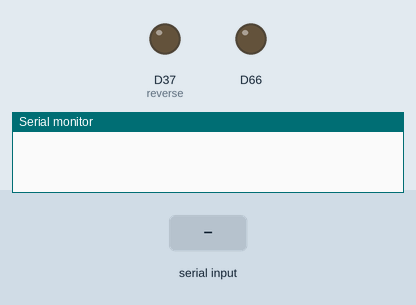
A sketch run on a simulated Arduino Due. Parts: output pins drawn as LEDs (lit = HIGH), the last lines printed to the serial monitor. The inputs (shaded band) are chosen by the test bench.

Above: at 1.2 s.
1.3 s: "90,45\n" received over Serial
At 1.8 s:
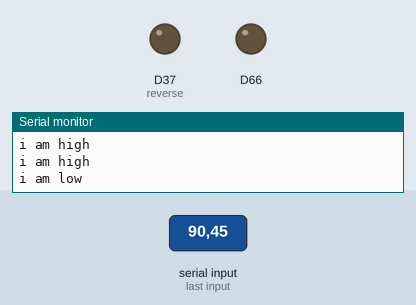
2.8 s: "30,150\n" received over Serial
At 4.0 s:
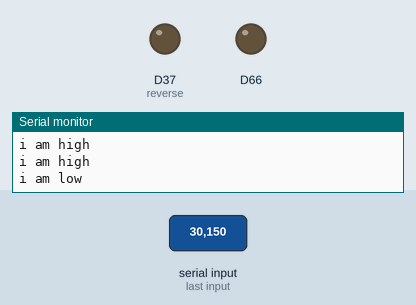
4.3 s: "200\n" received over Serial
At 5.3 s:
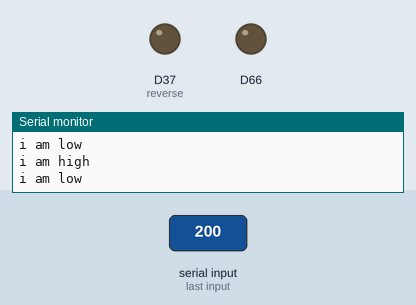
Timing chart, 0 to 7.3 s (numbered marks = the images above; inputs shaded):
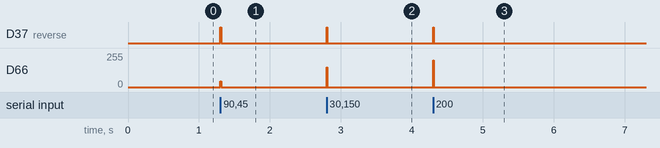

Measured:
- after the input at 1.3 s, D37 (reverse): LOW → HIGH at once, → LOW 0.01 s later; D66: 0/255 → 45/255 at once, → 0/255 0.01 s later
- after the input at 2.8 s, D37 (reverse): LOW → HIGH at once, → LOW 0.01 s later; D66: 0/255 → 150/255 at once, → 0/255 0.01 s later
- after the input at 4.3 s, D37 (reverse): LOW → HIGH at once, → LOW 0.01 s later; D66: 0/255 → 200/255 at once, → 0/255 0.01 s later

The sketch:

throttle_and_reverse.ino
```cpp
//+ => forwards
//- => backwards

int movementSpeed = 0;

const int reverse = 37;
int speedPin = DAC0;

int var = 0;


void setup() {
  Serial.begin(9600);
  Serial.setTimeout(10);
  pinMode(reverse, OUTPUT);
  pinMode(speedPin, OUTPUT);
}

void loop() {

  if ( Serial.available() > 0) {

    movementSpeed = Serial.parseInt();


    if (movementSpeed > 0) {
      digitalWrite(reverse, HIGH);
      analogWrite(speedPin, movementSpeed);
      Serial.println("i am high");

    }
    else {
      digitalWrite(reverse, LOW);
      analogWrite(speedPin, abs(movementSpeed));
      Serial.println("i am low");
    }

  }

}
```
